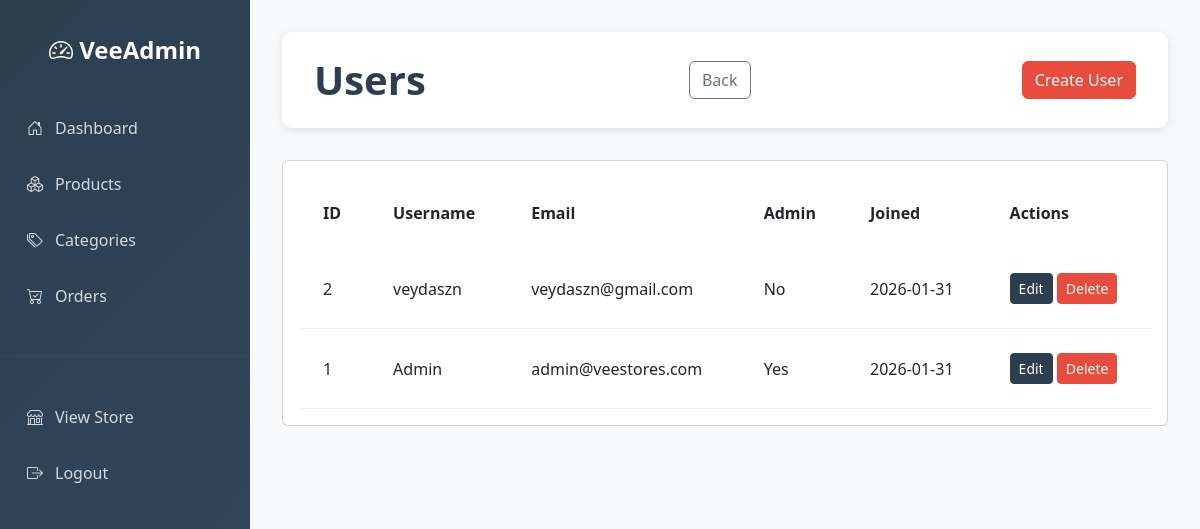
/admin/users (signed in), run on an earlier commit of the app's database.
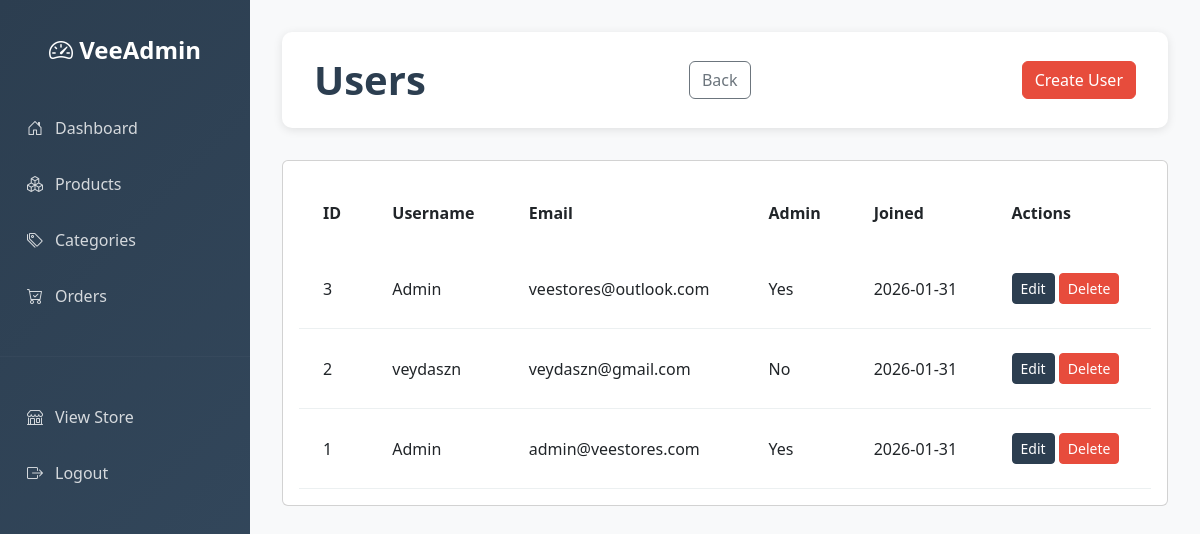
And on a later commit of the database.
### app/models/user.py (models this page shows, shortened)
class User(db.Model):
    __tablename__ = 'users'
    id = db.Column(db.Integer, primary_key=True)
    username = db.Column(db.String(120), nullable=False)
    email = db.Column(db.String(200), unique=True, nullable=False)
    password_hash = db.Column(db.String(255), nullable=False)
    is_admin = db.Column(db.Boolean, default=False)
    created_at = db.Column(db.DateTime, default=datetime.utcnow)

### app/routes/admin_routes.py (the view)
@bp.route('/users', methods=['GET'])
def users():
    users = User.query.order_by(User.created_at.desc()).all()
    return render_template('admin/users.html', users=users)

### app/routes/admin_routes.py (called while the page is built)
@bp.before_request
def require_admin_login():
    if request.endpoint and request.endpoint.startswith('admin.login'):
        return
    if not session.get('admin_logged_in'):
        return redirect(url_for('admin.login'))

### app/templates/admin/users.html (shortened to what this page needs)
{% extends "admin/base.html" %}
{% block content %}
<div class="admin-header">
    <h1>Users</h1>
    <a href="/admin/" class="btn btn-outline-secondary">Back</a>
    <a href="/admin/users/new" class="btn btn-danger ms-2">Create User</a>
</div>
<div class="card mt-3">
    <div class="card-body">
        {% if users %}
        <table class="table table-hover">
            <thead>
                <tr>
                    <th>ID</th>
                    <th>Username</th>
                    <th>Email</th>
                    <th>Admin</th>
                    <th>Joined</th>
                    <th>Actions</th>
                </tr>
            </thead>
            <tbody>
                {% for u in users %}
                <tr>
                    <td>{{ u.id }}</td>
                    <td>{{ u.username }}</td>
                    <td>{{ u.email }}</td>
                    <td>{{ 'Yes' if u.is_admin else 'No' }}</td>
                    <td>{{ u.created_at.strftime('%Y-%m-%d') }}</td>
                    <td>
                        <a href="/admin/users/{{ u.id }}/edit" class="btn btn-sm btn-primary">Edit</a>
                        <form method="POST" action="/admin/users/{{ u.id }}/delete" style="display:inline;" onsubmit="return confirm('Delete user?');">
                            <button class="btn btn-sm btn-danger">Delete</button>
                        </form>
                    </td>
                </tr>
                {% endfor %}
            </tbody>
        </table>
        {% else %}
            <p>No users found.</p>
        {% endif %}
    </div>
</div>
{% endblock %}

### app/templates/admin/base.html (shortened to what this page needs)
<!DOCTYPE html>
<html lang="en">
<head>
    <link href="https://cdn.jsdelivr.net/npm/bootstrap@5.3.0/dist/css/bootstrap.min.css" rel="stylesheet">
    <link href="https://cdn.jsdelivr.net/npm/bootstrap-icons@1.11.0/font/bootstrap-icons.css" rel="stylesheet">
</head>
<body>
    <aside class="sidebar">
        <div class="brand">
            <i class="bi bi-speedometer2"></i> VeeAdmin
        </div>
        <nav class="nav flex-column">
            <a class="nav-link {% if request.endpoint == 'admin.dashboard' %}active{% endif %}" href="/admin/">
                <i class="bi bi-house-door"></i> Dashboard
            </a>
            <a class="nav-link {% if request.endpoint in ['admin.products', 'admin.create_product', 'admin.edit_product'] %}active{% endif %}" href="/admin/products">
                <i class="bi bi-boxes"></i> Products
            </a>
            <a class="nav-link {% if request.endpoint in ['admin.categories', 'admin.create_category', 'admin.edit_category'] %}active{% endif %}" href="/admin/categories">
                <i class="bi bi-tags"></i> Categories
            </a>
            <a class="nav-link {% if request.endpoint in ['admin.orders', 'admin.view_order', 'admin.edit_order'] %}active{% endif %}" href="/admin/orders">
                <i class="bi bi-cart-check"></i> Orders
            </a>
            <hr style="border-color: rgba(255,255,255,0.1); margin: 2rem 0;">
            <a class="nav-link" href="/" target="_blank">
                <i class="bi bi-shop"></i> View Store
            </a>
            <a class="nav-link" href="/admin/logout">
                <i class="bi bi-box-arrow-right"></i> Logout
            </a>
        </nav>
    </aside>
    <main class="main-content">
        {% block content %}{% endblock %}
    </main>
</body>
</html>

### app/templates/admin/base.html (style rules this page uses)
:root { --primary-color: #2c3e50; --accent-color: #e74c3c; --success-color: #27ae60; --sidebar-width: 250px; }
body { font-family: 'Segoe UI', Tahoma, Geneva, Verdana, sans-serif; background-color: #f8f9fa; }
.sidebar { position: fixed; left: 0; top: 0; width: var(--sidebar-width); height: 100vh; background: linear-gradient(135deg, var(--primary-color) 0%, #34495e 100%); color: white; z-index: 1000; overflow-y: auto; padding-top: 2rem; }
.sidebar .brand { text-align: center; margin-bottom: 2rem; font-size: 1.5rem; font-weight: 700; }
.sidebar .nav-link { color: rgba(255,255,255,0.8); padding: 1rem 1.5rem; border-left: 3px solid transparent; transition: all 0.3s ease; display: flex; align-items: center; gap: 0.75rem; }
.main-content { margin-left: var(--sidebar-width); padding: 2rem; }
.admin-header { background: white; padding: 1.5rem 2rem; border-radius: 10px; box-shadow: 0 2px 10px rgba(0,0,0,0.1); margin-bottom: 2rem; display: flex; justify-content: space-between; align-items: center; }
.admin-header h1 { margin: 0; color: var(--primary-color); font-weight: 700; }
.table { margin: 0; }
.table thead { background-color: var(--primary-color); color: white; }
.table thead th { border: none; font-weight: 600; padding: 1.5rem; }
.table tbody td { padding: 1.5rem; vertical-align: middle; border-color: #ecf0f1; }
.btn-primary { background-color: var(--primary-color); border-color: var(--primary-color); }
.btn-danger { background-color: var(--accent-color); border-color: var(--accent-color); }

What changed in the data, as far as the page shows it:
added User: id "3", username "Admin", email "veestores@outlook.com", is_admin "Yes", created_at "2026-01-31"
